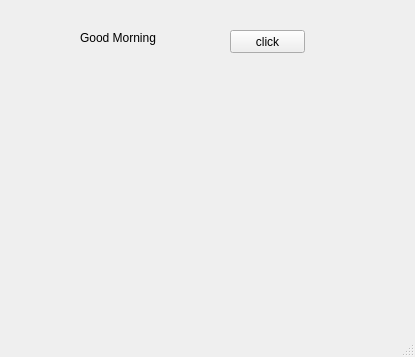
<?xml version="1.0" encoding="UTF-8"?>
<ui version="4.0">
 <class>MainWindow</class>
 <widget class="QMainWindow" name="MainWindow">
  <property name="geometry">
   <rect>
    <x>0</x>
    <y>0</y>
    <width>415</width>
    <height>357</height>
   </rect>
  </property>
  <property name="windowTitle">
   <string>MainWindow</string>
  </property>
  <widget class="QWidget" name="centralwidget">
   <widget class="QPushButton" name="pb">
    <property name="geometry">
     <rect>
      <x>230</x>
      <y>30</y>
      <width>75</width>
      <height>23</height>
     </rect>
    </property>
    <property name="text">
     <string>click</string>
    </property>
   </widget>
   <widget class="QLabel" name="lbl">
    <property name="geometry">
     <rect>
      <x>80</x>
      <y>30</y>
      <width>101</width>
      <height>16</height>
     </rect>
    </property>
    <property name="text">
     <string>Good Morning</string>
    </property>
   </widget>
  </widget>
  <widget class="QMenuBar" name="menubar">
   <property name="geometry">
    <rect>
     <x>0</x>
     <y>0</y>
     <width>415</width>
     <height>21</height>
    </rect>
   </property>
  </widget>
  <widget class="QStatusBar" name="statusbar"/>
 </widget>
 <resources/>
 <connections/>
</ui>
